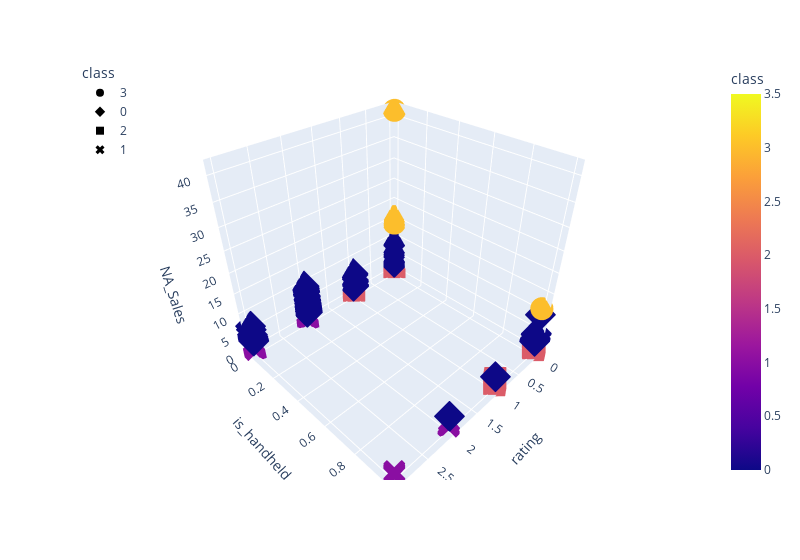

The notebook cell saved with this chart:
### Code cell
fig = px.scatter_3d(my_full_df, x="rating",y="is_handheld",z="NA_Sales",color="class",symbol="class",
                   width=800)
fig.update_layout(legend=dict(x=0,y=1))
fig.show()

### Figure 1 — Plotly figure (JSON) as saved in the notebook; plotly's stock layout.template omitted (floating-point values rounded to 4 significant figures; data arrays with more than 128 entries replaced by an {"elided": "..."} marker saying what was removed)
{"data": [{"hovertemplate": "class=%{marker.color}<br>rating=%{x}<br>is_handheld=%{y}<br>NA_Sales=%{z}<extra></extra>", "legendgroup": "3", "marker": {"color": [3, 3, 3, 3, 3, 3, 3], "coloraxis": "coloraxis", "symbol": "circle"}, "mode": "markers", "name": "3", "scene": "scene", "showlegend": true, "type": "scatter3d", "x": [0, 0, 0, 0, 0, 0, 0], "y": [0, 0, 0, 1, 0, 0, 0], "z": [41.49, 15.85, 15.75, 11.38, 14.03, 14.59, 14.97]}, {"hovertemplate": "class=%{marker.color}<br>rating=%{x}<br>is_handheld=%{y}<br>NA_Sales=%{z}<extra></extra>", "legendgroup": "0", "marker": {"color": {"elided": "146 int values"}, "coloraxis": "coloraxis", "symbol": "diamond"}, "mode": "markers", "name": "0", "scene": "scene", "showlegend": true, "type": "scatter3d", "x": {"elided": "146 int values"}, "y": {"elided": "146 int values"}, "z": {"elided": "146 float values"}}, {"hovertemplate": "class=%{marker.color}<br>rating=%{x}<br>is_handheld=%{y}<br>NA_Sales=%{z}<extra></extra>", "legendgroup": "2", "marker": {"color": {"elided": "2777 int values"}, "coloraxis": "coloraxis", "symbol": "square"}, "mode": "markers", "name": "2", "scene": "scene", "showlegend": true, "type": "scatter3d", "x": {"elided": "2777 int values"}, "y": {"elided": "2777 int values"}, "z": {"elided": "2777 float values"}}, {"hovertemplate": "class=%{marker.color}<br>rating=%{x}<br>is_handheld=%{y}<br>NA_Sales=%{z}<extra></extra>", "legendgroup": "1", "marker": {"color": {"elided": "2983 int values"}, "coloraxis": "coloraxis", "symbol": "x"}, "mode": "markers", "name": "1", "scene": "scene", "showlegend": true, "type": "scatter3d", "x": {"elided": "2983 int values"}, "y": {"elided": "2983 int values"}, "z": {"elided": "2983 float values"}}], "layout": {"coloraxis": {"colorbar": {"title": {"text": "class"}}, "colorscale": [[0, "#0d0887"], [0.1111, "#46039f"], [0.2222, "#7201a8"], [0.3333, "#9c179e"], [0.4444, "#bd3786"], [0.5556, "#d8576b"], [0.6667, "#ed7953"], [0.7778, "#fb9f3a"], [0.8889, "#fdca26"], [1, "#f0f921"]]}, "legend": {"title": {"text": "class"}, "tracegroupgap": 0, "x": 0, "y": 1}, "margin": {"t": 60}, "scene": {"domain": {"x": [0, 1], "y": [0, 1]}, "xaxis": {"title": {"text": "rating"}}, "yaxis": {"title": {"text": "is_handheld"}}, "zaxis": {"title": {"text": "NA_Sales"}}}, "width": 800}}
